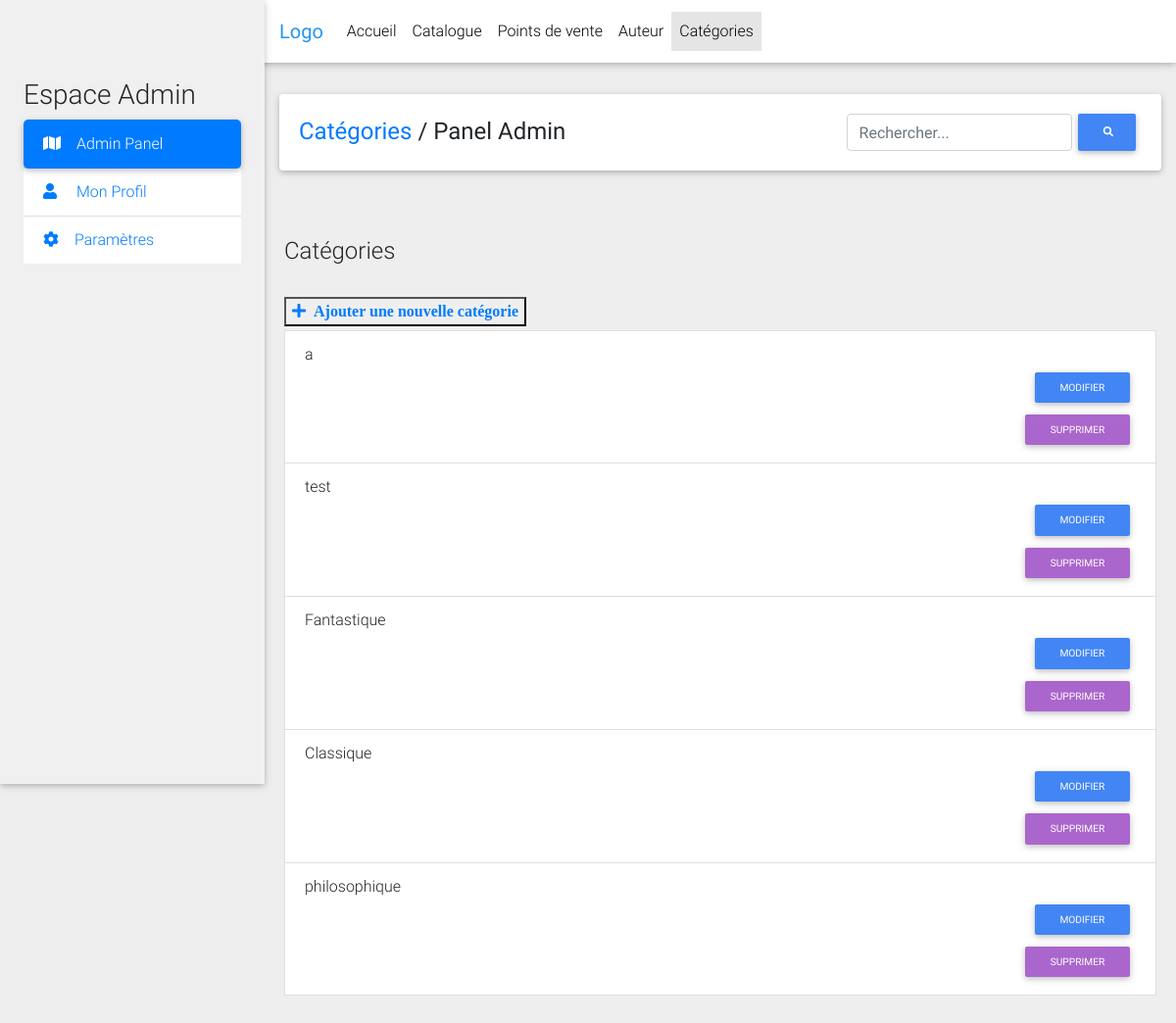
The app's page /admin/categories_admin.php (signed in) with its own data.
### tables this page shows
CREATE TABLE `categorielivre` (
  `NumCategorie` int(11) NOT NULL,
  `NomCategorie` varchar(20) NOT NULL
);

### public_html/admin/categories_admin.php (the view, shortened to what this page needs)
<!DOCTYPE html>
<html lang="fr">
<head>
  <link rel="stylesheet" href="https://use.fontawesome.com/releases/v5.8.1/css/all.css">
  <link href="css/bootstrap.min.css" rel="stylesheet">
  <link href="css/mdb.min.css" rel="stylesheet">
  <link href="css/style.css" rel="stylesheet">
  <link href="css/style.min.css" rel="stylesheet">
</head>
<?php $bdd = new PDO('mysql:host=localhost;dbname=id9820388_bd_site_hermes;charset=utf8', 'id9820388_admin', '1fxt61sA'); ?>
<body class="grey lighten-3">
  <header>
    <nav class="navbar fixed-top navbar-expand-lg navbar-light white scrolling-navbar">
      <div class="container-fluid">
        <a href="#" class="navbar-brand waves-effect"> <strong class="blue-text">Logo</strong></a>
        <div class="collapse navbar-collapse" id="navbarContent">
          <ul class="navbar-nav mr-auto">
            <li class="nav-item">
              <a href="admin.php" class="nav-link waves-effect">
                Accueil
              </a>
            </li>
            <li class="nav-item">
              <a href="catalogue_admin.php" class="nav-link waves-effect">
                Catalogue
              </a>
            </li>
            <li class="nav-item">
              <a href="pdv_admin.php" class="nav-link waves-effect">
                Points de vente
              </a>
            </li>
            <li class="nav-item">
              <a href="auteur_admin.php" class="nav-link waves-effect">
                Auteur
              </a>
            </li>
            <li class="nav-item active">
              <a href="categories_admin.php" class="nav-link waves-effect">
                Catégories
              </a>
            </li>
          </ul>
  </div>
</div>
</nav>
<div class="sidebar-fixed position-fixed">
<h3> Espace Admin </h3>
<div class="list-group list-group-flush">
  <a href="admin.php" class="list-group-item waves-effect active">
    <i class="fa fa-map mr-3"></i>Admin Panel
  </a>
  <a href="profil_admin.php" class="list-group-item waves-effect">
    <i class="fa fa-user mr-3"></i> Mon Profil
  </a>
  <a href="#" class="list-group-item waves-effect">
    <i class="fa fa-cog mr-3"></i>Paramètres
  </a>
</div>
</div>
</header>
<main class="pt-5 max-lg-5">
  <div class="container-fluid mt-5">
    <div class="card mb-4 wow fadeIn">
      <div class="card-body d-sm-flex justify-content-between">
        <h4 class="mb-2 mb-sm-0 pt-1">
          <a href="#"> Catégories</a>
          <span> / </span>
          <span> Panel Admin </span>
        </h4>
        <form class="d-flex justify-content-cenetr" >
          <input type"search" class="form-control" placeholder="Rechercher...">
          <button class="btn btn-primary btn-sm my-0 p" type="submit">
            <i class="fa fa-search">
            </i>
          </button>
        </form>
      </div>
    </div>
  </div>
<div class="card-body">
  <h4> Catégories </h4>
<button id="btn_add">
  <a href="add_categorie.php"> <i class="fa fa-plus">&nbsp Ajouter une nouvelle catégorie </i></a>
</button>
<ul class="list-group mb-2 mb-sm-0 pt-1">
  <?php $reponse = $bdd->query("SELECT * FROM categorielivre");
  while ($donnees = $reponse->fetch()) {  ?>
    <li class="list-group-item" id="<?php echo $donnees['NumCategorie'] ?>">
      <?php echo $donnees['NomCategorie']?>
      <div class="buttons-panel">
        <form method="POST" action="modify_categorie.php">
          <button type="submit" name="Modifier" class="btn btn-lg btn-primary btn-sm" value="<?php echo $donnees['NumCategorie'] ?>">Modifier</button>
        </form>
        <form method="POST">
          <button type="submit" name="Supprimer" class="btn btn-lg btn-secondary btn-sm" value="<?php echo $donnees['NumCategorie'] ?>">Supprimer</button>
        </form>
      </div>
    </li>
  <?php } ?>
</ul>
</div>
</main>
</body>
</html>

### public_html/admin/css/style.css (style rules this page uses)
.sidebar-fixed { height:100vh; width:270px; box-shadow:0 2px 5px 0 rgba(0,0,0,0.16), 0 2px 10px 0 rgba(0,0,0,0.12); z-index:1050; background-color:rgb(240,240,240); padding:1.5em; padding-top:5em; }
.sidebar-fixed .list-group .active { box-shadow: 0 2px 5px 0 rgba(0,0,0,0.16), 0 2px 10px 0 rgba(0,0,0,0.12); border-radius:5px; }
@media (min-width:1200px) { .navbar, .page-footer, main { padding-left: 270px; } }

### records on screen
categorielivre: NomCategorie "a", $donnees['NumCategorie'] 1 (drawn)
categorielivre: NomCategorie "test", $donnees['NumCategorie'] 3 (drawn)
categorielivre: NomCategorie "Fantastique", $donnees['NumCategorie'] 4 (drawn)
categorielivre: NomCategorie "Classique", $donnees['NumCategorie'] 5 (drawn)
categorielivre: NomCategorie "philosophique", $donnees['NumCategorie'] 6 (drawn)
